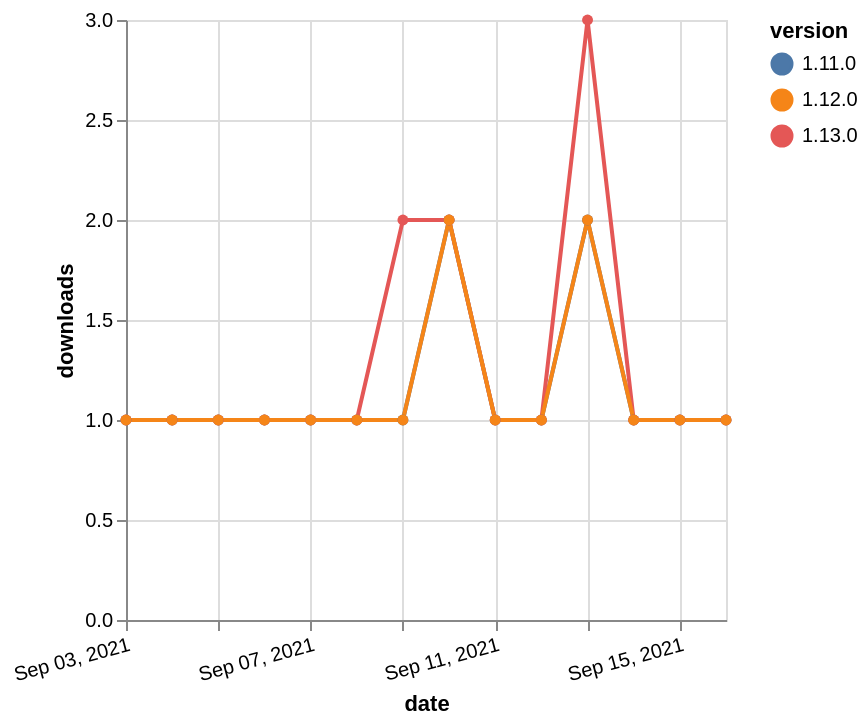

Vega-Lite specification for this chart:
### Vega-Lite specification from a JSON file in a GitHub repository (floating-point values rounded to 4 significant figures)
{"$schema": "https://vega.github.io/schema/vega-lite/v5.json", "description": "A simple bar chart with embedded data.", "data": {"values": [{"date": "2021-09-03", "total": 225, "delta": 1, "version": "1.11.0"}, {"date": "2021-09-04", "total": 226, "delta": 1, "version": "1.11.0"}, {"date": "2021-09-05", "total": 227, "delta": 1, "version": "1.11.0"}, {"date": "2021-09-06", "total": 228, "delta": 1, "version": "1.11.0"}, {"date": "2021-09-07", "total": 229, "delta": 1, "version": "1.11.0"}, {"date": "2021-09-08", "total": 230, "delta": 1, "version": "1.11.0"}, {"date": "2021-09-09", "total": 231, "delta": 1, "version": "1.11.0"}, {"date": "2021-09-10", "total": 233, "delta": 2, "version": "1.11.0"}, {"date": "2021-09-11", "total": 234, "delta": 1, "version": "1.11.0"}, {"date": "2021-09-12", "total": 235, "delta": 1, "version": "1.11.0"}, {"date": "2021-09-13", "total": 237, "delta": 2, "version": "1.11.0"}, {"date": "2021-09-14", "total": 238, "delta": 1, "version": "1.11.0"}, {"date": "2021-09-15", "total": 239, "delta": 1, "version": "1.11.0"}, {"date": "2021-09-16", "total": 240, "delta": 1, "version": "1.11.0"}, {"date": "2021-09-03", "total": 308, "delta": 1, "version": "1.13.0"}, {"date": "2021-09-04", "total": 309, "delta": 1, "version": "1.13.0"}, {"date": "2021-09-05", "total": 310, "delta": 1, "version": "1.13.0"}, {"date": "2021-09-06", "total": 311, "delta": 1, "version": "1.13.0"}, {"date": "2021-09-07", "total": 312, "delta": 1, "version": "1.13.0"}, {"date": "2021-09-08", "total": 313, "delta": 1, "version": "1.13.0"}, {"date": "2021-09-09", "total": 315, "delta": 2, "version": "1.13.0"}, {"date": "2021-09-10", "total": 317, "delta": 2, "version": "1.13.0"}, {"date": "2021-09-11", "total": 318, "delta": 1, "version": "1.13.0"}, {"date": "2021-09-12", "total": 319, "delta": 1, "version": "1.13.0"}, {"date": "2021-09-13", "total": 322, "delta": 3, "version": "1.13.0"}, {"date": "2021-09-14", "total": 323, "delta": 1, "version": "1.13.0"}, {"date": "2021-09-15", "total": 324, "delta": 1, "version": "1.13.0"}, {"date": "2021-09-16", "total": 325, "delta": 1, "version": "1.13.0"}, {"date": "2021-09-03", "total": 187, "delta": 1, "version": "1.12.0"}, {"date": "2021-09-04", "total": 188, "delta": 1, "version": "1.12.0"}, {"date": "2021-09-05", "total": 189, "delta": 1, "version": "1.12.0"}, {"date": "2021-09-06", "total": 190, "delta": 1, "version": "1.12.0"}, {"date": "2021-09-07", "total": 191, "delta": 1, "version": "1.12.0"}, {"date": "2021-09-08", "total": 192, "delta": 1, "version": "1.12.0"}, {"date": "2021-09-09", "total": 193, "delta": 1, "version": "1.12.0"}, {"date": "2021-09-10", "total": 195, "delta": 2, "version": "1.12.0"}, {"date": "2021-09-11", "total": 196, "delta": 1, "version": "1.12.0"}, {"date": "2021-09-12", "total": 197, "delta": 1, "version": "1.12.0"}, {"date": "2021-09-13", "total": 199, "delta": 2, "version": "1.12.0"}, {"date": "2021-09-14", "total": 200, "delta": 1, "version": "1.12.0"}, {"date": "2021-09-15", "total": 201, "delta": 1, "version": "1.12.0"}, {"date": "2021-09-16", "total": 202, "delta": 1, "version": "1.12.0"}]}, "width": "container", "mark": {"type": "line", "point": {"filled": true}}, "encoding": {"x": {"field": "date", "type": "temporal", "timeUnit": "yearmonthdate", "title": "date", "axis": {"labelAngle": -15}}, "y": {"field": "delta", "type": "quantitative", "title": "downloads"}, "color": {"field": "version", "type": "nominal"}, "tooltip": {"field": "delta"}}}
